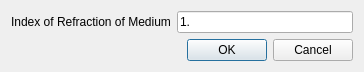
<?xml version="1.0" encoding="UTF-8"?>
<ui version="4.0">
 <class>PhotonDialog</class>
 <widget class="QDialog" name="PhotonDialog">
  <property name="geometry">
   <rect>
    <x>0</x>
    <y>0</y>
    <width>364</width>
    <height>70</height>
   </rect>
  </property>
  <property name="windowTitle">
   <string>Dialog</string>
  </property>
  <layout class="QVBoxLayout" name="verticalLayout">
   <item>
    <layout class="QFormLayout" name="formLayout">
     <item row="0" column="0">
      <widget class="QLabel" name="label">
       <property name="text">
        <string>Index of Refraction of Medium</string>
       </property>
      </widget>
     </item>
     <item row="0" column="1">
      <widget class="QLineEdit" name="lineEdit">
       <property name="text">
        <string>1.</string>
       </property>
      </widget>
     </item>
    </layout>
   </item>
   <item>
    <widget class="QDialogButtonBox" name="buttonBox">
     <property name="orientation">
      <enum>Qt::Horizontal</enum>
     </property>
     <property name="standardButtons">
      <set>QDialogButtonBox::Cancel|QDialogButtonBox::Ok</set>
     </property>
    </widget>
   </item>
  </layout>
 </widget>
 <resources/>
 <connections>
  <connection>
   <sender>buttonBox</sender>
   <signal>accepted()</signal>
   <receiver>PhotonDialog</receiver>
   <slot>accept()</slot>
   <hints>
    <hint type="sourcelabel">
     <x>248</x>
     <y>254</y>
    </hint>
    <hint type="destinationlabel">
     <x>157</x>
     <y>274</y>
    </hint>
   </hints>
  </connection>
  <connection>
   <sender>buttonBox</sender>
   <signal>rejected()</signal>
   <receiver>PhotonDialog</receiver>
   <slot>reject()</slot>
   <hints>
    <hint type="sourcelabel">
     <x>316</x>
     <y>260</y>
    </hint>
    <hint type="destinationlabel">
     <x>286</x>
     <y>274</y>
    </hint>
   </hints>
  </connection>
 </connections>
</ui>
